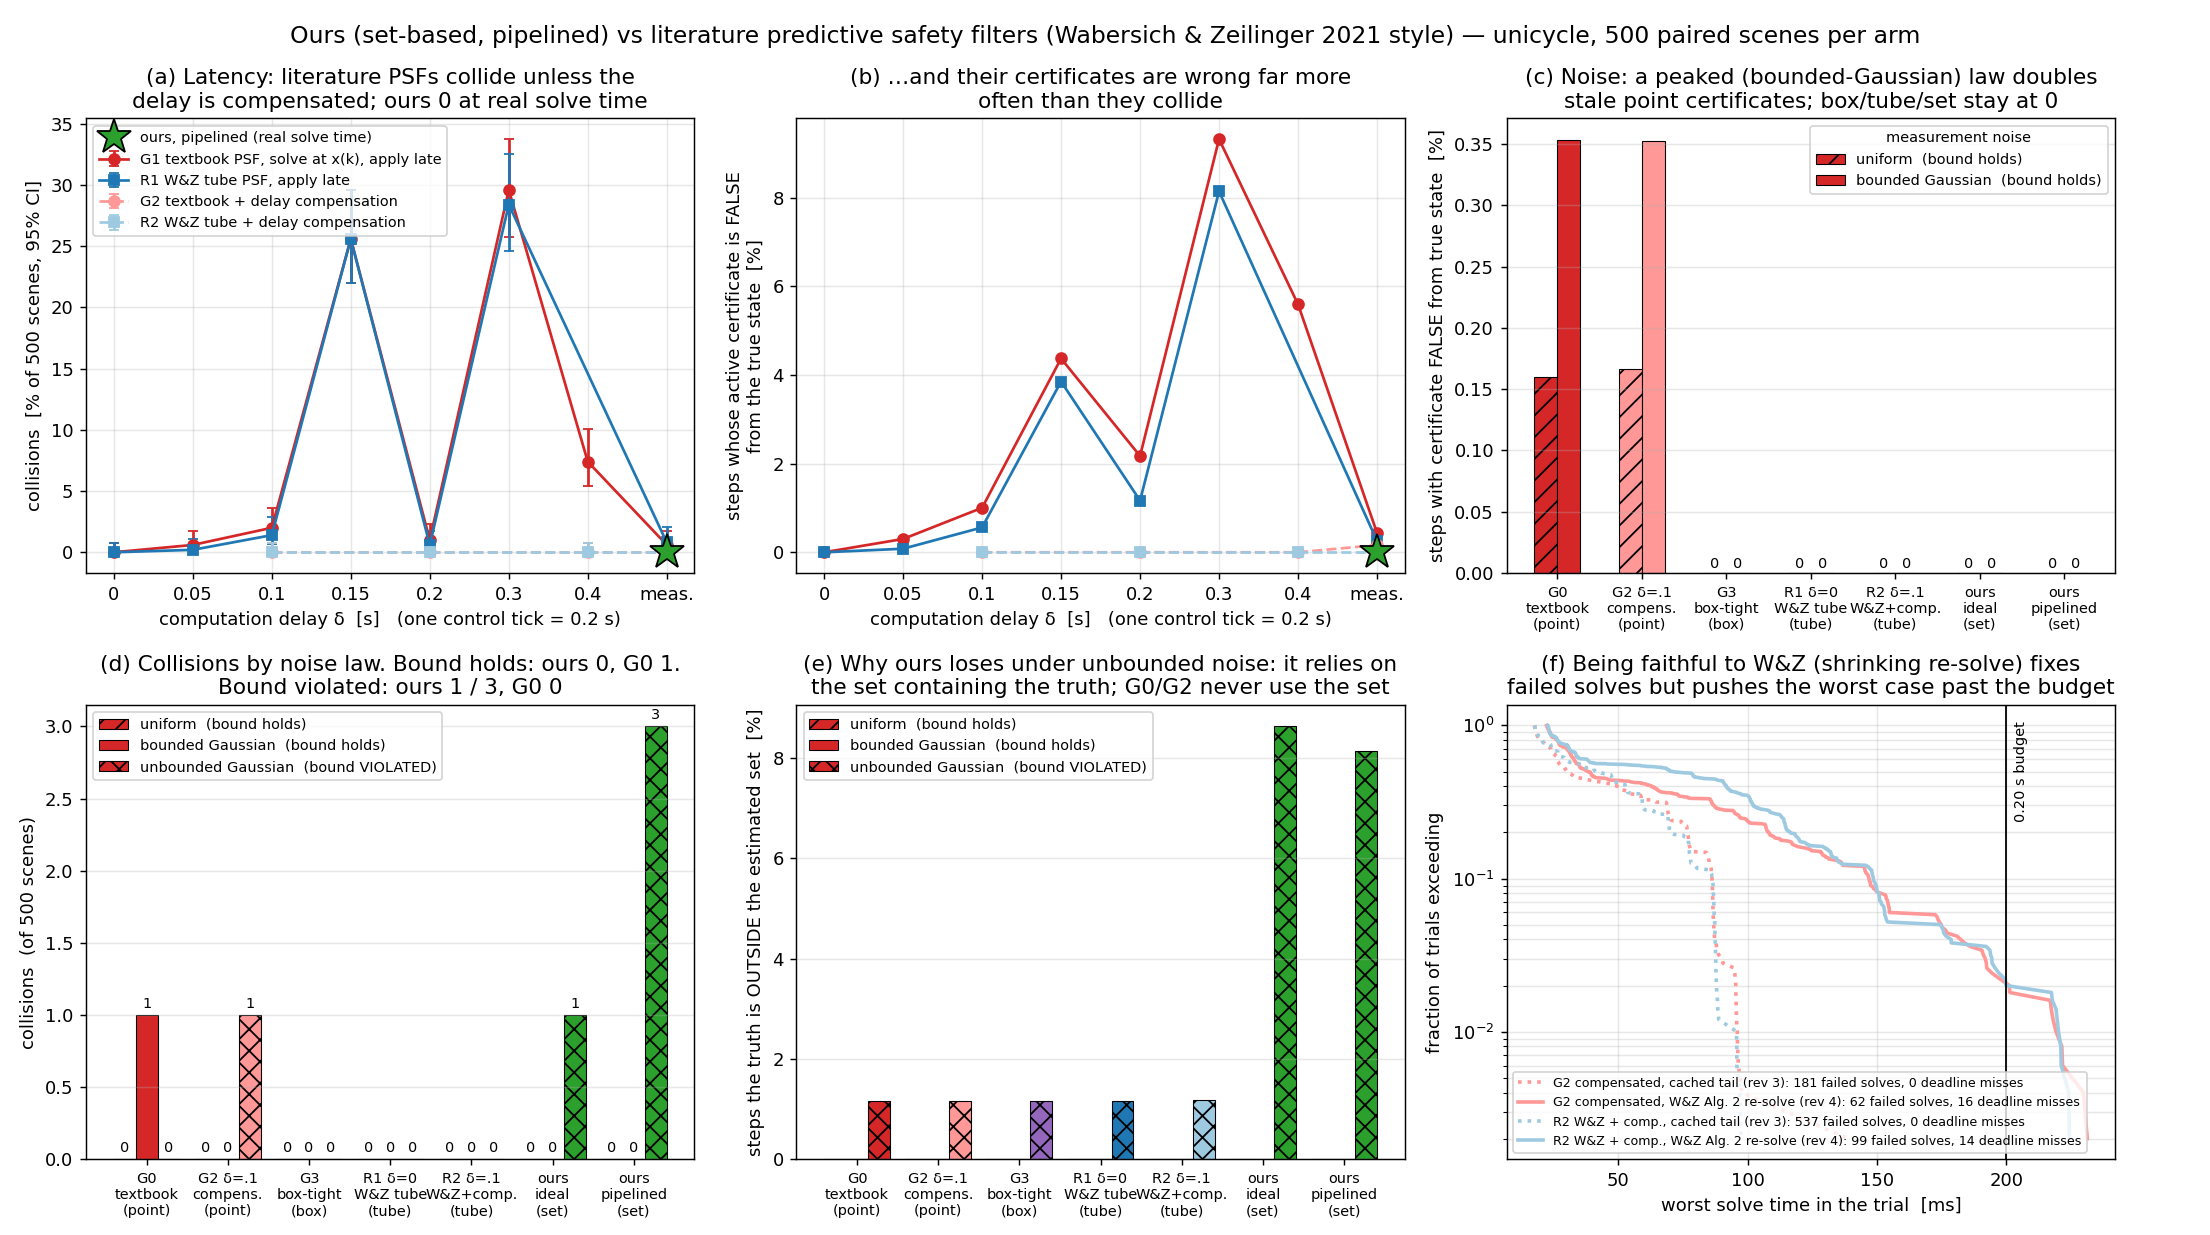

Write Python code to recreate this figure.
"""Ours (alg28) vs the literature PSFs (alg29 G*/R*), from the rev 3-5 fingerprints.

Reads ~/runs/alg31_term (rev 3), ~/runs/alg32_shrink (rev 4) and ~/runs/alg33_trunc
(rev 5). Writes fig_ours_vs_literature.png next to this file.
"""
import json
import os

import matplotlib
matplotlib.use('Agg')
import matplotlib.pyplot as plt
import numpy as np

RUNS = os.path.expanduser('~/runs')
R3, R4, R5 = (os.path.join(RUNS, d) for d in ('alg31_term', 'alg32_shrink', 'alg33_trunc'))
OUT = os.path.join(os.path.dirname(os.path.abspath(__file__)), 'fig_ours_vs_literature.png')

C = dict(G='#d62728', G2='#ff9896', R='#1f77b4', R2='#9ecae1', G3='#9467bd', ours='#2ca02c')


def load(run, arm):
    T = json.load(open(os.path.join(run, f'fp_{arm}.json')))['trials']
    s = lambda k: sum(t.get(k, 0) for t in T)
    d = dict(n=len(T), coll=s('collision'))
    if 'gp_mode' in T[0]:
        d['cert'] = s('gp_cert_invalid') / max(s('gp_cert_checks'), 1)
        d['truth_out'] = s('gp_truth_out') / max(s('gp_cert_checks'), 1)
        d['fail'] = s('gp_solve_fail')
        d['miss'] = s('gp_deadline_miss')
        d['wmax'] = np.array([t['gp_solve_wall_max'] for t in T])
    else:
        d['cert'] = s('snd_audit_miss') / max(s('snd_audit_pts'), 1)
        d['truth_out'] = s('setmem_truth_out_tight') / max(s('setmem_steps'), 1)
    return d


def wilson(k, n, z=1.96):
    p = k / n
    den = 1 + z * z / n
    c = (p + z * z / (2 * n)) / den
    h = z * np.sqrt(p * (1 - p) / n + z * z / (4 * n * n)) / den
    return 100 * p, 100 * (p - max(c - h, 0)), 100 * (c + h - p)


fig, ax = plt.subplots(2, 3, figsize=(17, 9.5))
ax = ax.ravel()

# ---- (a,b) latency sweep (rev 4, shrink on) --------------------------------
X = ['0', '0.05', '0.1', '0.15', '0.2', '0.3', '0.4', 'meas.']
xi = {x: i for i, x in enumerate(X)}
series = [
    ('G1 textbook PSF, solve at x(k), apply late', C['G'], 'o-',
     {'0': 'u_g0_none', '0.05': 'u_g1_0.05_none', '0.1': 'u_g1_0.1_none', '0.15': 'u_g1_0.15_none',
      '0.2': 'u_g1_0.2_none', '0.3': 'u_g1_0.3_none', '0.4': 'u_g1_0.4_none', 'meas.': 'u_g1_meas_none'}),
    ('R1 W&Z tube PSF, apply late', C['R'], 's-',
     {'0': 'u_r1_0.0_unif', '0.05': 'u_r1_0.05_unif', '0.1': 'u_r1_0.1_unif', '0.15': 'u_r1_0.15_unif',
      '0.2': 'u_r1_0.2_unif', '0.3': 'u_r1_0.3_unif', 'meas.': 'u_r1_meas_unif'}),
    ('G2 textbook + delay compensation', C['G2'], 'o--',
     {'0.1': 'u_g2_0.1_none', '0.2': 'u_g2_0.2_none', '0.4': 'u_g2_0.4_none', 'meas.': 'u_g2_meas_unif'}),
    ('R2 W&Z tube + delay compensation', C['R2'], 's--',
     {'0.1': 'u_r2_0.1_unif', '0.2': 'u_r2_0.2_unif', '0.4': 'u_r2_0.4_unif', 'meas.': 'u_r2_meas_unif'}),
]
for lab, col, sty, arms in series:
    xs, ys, lo, hi, cs = [], [], [], [], []
    for x, a in arms.items():
        d = load(R4, a)
        p, l, h = wilson(d['coll'], d['n'])
        xs.append(xi[x]); ys.append(p); lo.append(l); hi.append(h); cs.append(100 * d['cert'])
    ax[0].errorbar(xs, ys, yerr=[lo, hi], fmt=sty, color=col, label=lab, capsize=3, ms=6)
    ax[1].plot(xs, cs, sty, color=col, label=lab, ms=6)
ours = load(R4, 'u_ours_pipe')
p, l, h = wilson(ours['coll'], ours['n'])
for a, y in ((ax[0], p), (ax[1], 100 * ours['cert'])):
    a.plot([xi['meas.']], [y], '*', color=C['ours'], ms=20, mec='k', zorder=5,
           label='ours, pipelined (real solve time)')
ax[0].errorbar([xi['meas.']], [p], yerr=[[l], [h]], color=C['ours'], capsize=3)
for a in ax[:2]:
    a.set_xticks(range(len(X)), X)
    a.set_xlabel('computation delay δ  [s]   (one control tick = 0.2 s)')
    a.grid(alpha=.3)
ax[0].set_ylabel('collisions  [% of 500 scenes, 95% CI]')
ax[0].set_title('(a) Latency: literature PSFs collide unless the\ndelay is compensated; ours 0 at real solve time')
ax[0].legend(fontsize=8, loc='upper left')
ax[1].set_ylabel('steps whose active certificate is FALSE\nfrom the true state  [%]')
ax[1].set_title('(b) …and their certificates are wrong far more\noften than they collide')

# ---- (c,d,e) noise laws (rev 4 uniform, rev 5 trunc/gauss) ------------------
arms = [('G0\ntextbook\n(point)', 'u_g0', C['G']), ('G2 δ=.1\ncompens.\n(point)', 'u_g2_0.1', C['G2']),
        ('G3\nbox-tight\n(box)', 'u_g3_0.0', C['G3']), ('R1 δ=0\nW&Z tube\n(tube)', 'u_r1_0.0', C['R']),
        ('R2 δ=.1\nW&Z+comp.\n(tube)', 'u_r2_0.1', C['R2']), ('ours\nideal\n(set)', 'u_ours_ideal', C['ours']),
        ('ours\npipelined\n(set)', 'u_ours_pipe', C['ours'])]


def arm_law(a, law):
    if law == 'uniform':
        if a.startswith('u_ours'):
            return load(R4, a)
        return load(R4, a + '_unif')
    return load(R5, f'{a}_{law}')


laws = [('uniform', '//'), ('trunc', ''), ('gauss', 'xx')]
lawlab = {'uniform': 'uniform  (bound holds)', 'trunc': 'bounded Gaussian  (bound holds)',
          'gauss': 'unbounded Gaussian  (bound VIOLATED)'}
D = {(a, law): arm_law(a, law) for _, a, _ in arms for law, _ in laws}
w = 0.27
for j, (law, hatch) in enumerate(laws):
    for i, (lab, a, col) in enumerate(arms):
        d = D[(a, law)]
        x = i + (j - 1) * w
        if law != 'gauss':
            v = 100 * d['cert']
            ax[2].bar(i + (j - .5) * w, v, w, color=col, hatch=hatch, edgecolor='k', lw=.6,
                      label=lawlab[law] if i == 0 else None)
            if v == 0:
                ax[2].text(i + (j - .5) * w, 0.004, '0', ha='center', fontsize=8)
        ax[3].bar(x, d['coll'], w, color=col, hatch=hatch, edgecolor='k', lw=.6,
                  label=lawlab[law] if i == 0 else None)
        ax[3].text(x, d['coll'] + .05, str(d['coll']), ha='center', fontsize=8)
        ax[4].bar(x, 100 * d['truth_out'], w, color=col, hatch=hatch, edgecolor='k', lw=.6,
                  label=lawlab[law] if i == 0 else None)
for a in ax[2:5]:
    a.set_xticks(range(len(arms)), [l for l, _, _ in arms], fontsize=8)
    a.grid(alpha=.3, axis='y')
ax[2].set_ylabel('steps with certificate FALSE from true state  [%]')
ax[2].set_title('(c) Noise: a peaked (bounded-Gaussian) law doubles\nstale point certificates; box/tube/set stay at 0')
ax[2].legend(fontsize=8, title='measurement noise', title_fontsize=8)
ax[3].set_ylabel('collisions  (of 500 scenes)')
ax[3].set_title('(d) Collisions by noise law. Bound holds: ours 0, G0 1.\nBound violated: ours 1 / 3, G0 0')
ax[3].legend(fontsize=8)
ax[4].set_ylabel('steps the truth is OUTSIDE the estimated set  [%]')
ax[4].set_title('(e) Why ours loses under unbounded noise: it relies on\nthe set containing the truth; G0/G2 never use the set')
ax[4].legend(fontsize=8)

# ---- (f) W&Z shrinking-horizon re-solve: what it costs in wall clock --------
for arm, col, lab in (('u_g2_meas_unif', C['G2'], 'G2 compensated'), ('u_r2_meas_unif', C['R2'], 'R2 W&Z + comp.')):
    for run, ls, tag in ((R3, ':', 'cached tail (rev 3)'), (R4, '-', 'W&Z Alg. 2 re-solve (rev 4)')):
        d = load(run, arm)
        v = np.sort(d['wmax']) * 1e3
        ax[5].plot(v, 1 - np.arange(len(v)) / len(v), ls, color=col, lw=2,
                   label=f'{lab}, {tag}: {d["fail"]} failed solves, {d["miss"]} deadline misses')
ax[5].axvline(200, color='k', lw=1)
ax[5].text(203, 0.5, '0.20 s budget', rotation=90, va='center', fontsize=8)
ax[5].set_yscale('log')
ax[5].set_xlabel('worst solve time in the trial  [ms]')
ax[5].set_ylabel('fraction of trials exceeding')
ax[5].set_title('(f) Being faithful to W&Z (shrinking re-solve) fixes\nfailed solves but pushes the worst case past the budget')
ax[5].legend(fontsize=7, loc='lower left')
ax[5].grid(alpha=.3, which='both')

fig.suptitle('Ours (set-based, pipelined) vs literature predictive safety filters (Wabersich & Zeilinger 2021 style) — '
             'unicycle, 500 paired scenes per arm', fontsize=13)
fig.tight_layout()
fig.savefig(OUT, dpi=130)
print(OUT)
